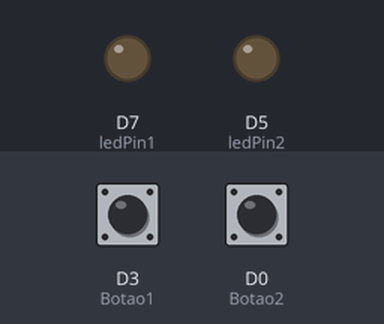
Recording of a sketch running on a simulated ESP8266 (NodeMCU). Shown: output pins drawn as LEDs (lit = HIGH). The test bench sets the inputs (shaded band); at power-on: D3 (Botao1) LOW, D0 (Botao2) HIGH.

Above: at 1.2 s.
1.3 s: D3 (Botao1) pulled HIGH for 0.15 s
At 1.37 s:
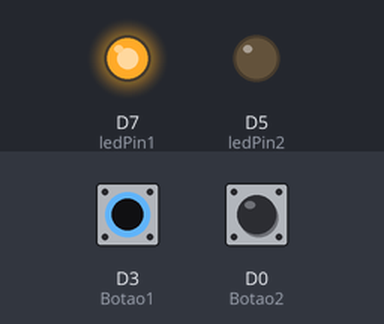
2.9 s: D0 (Botao2) pulled LOW for 0.15 s
At 2.97 s:
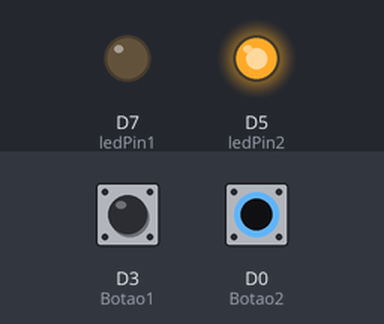
4.5 s: D0 (Botao2) pulled LOW for 3.2 s
At 8.1 s:
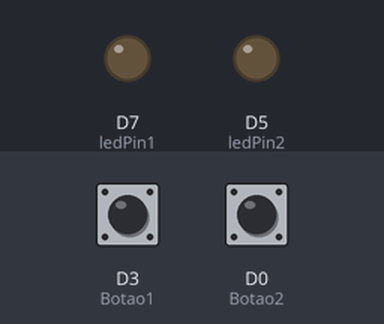
9.2 s: D3 (Botao1) pulled HIGH for 3.2 s
At 10.4 s:
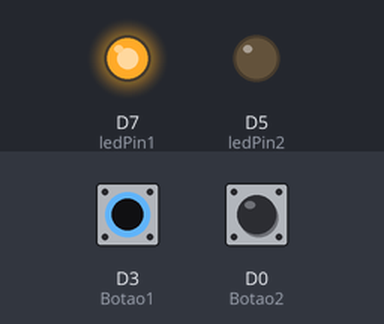
13.9 s: D3 (Botao1) driven HIGH and D0 (Botao2) driven LOW
At 15.2 s:
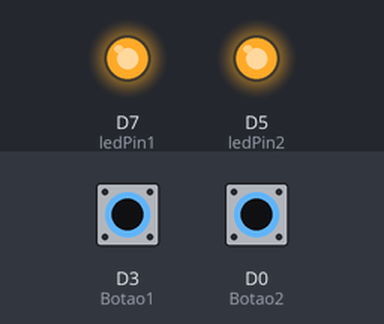
Timing chart, 0 to 16.4 s (numbered marks = the images above; inputs shaded):
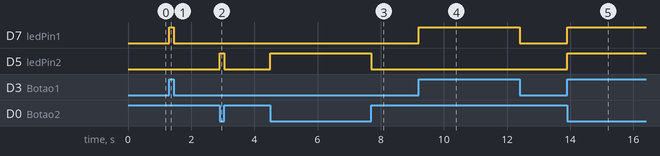

Measured:
- after the input at 1.3 s, D7 (ledPin1): LOW → HIGH at once, → LOW 0.15 s later
- after the input at 2.9 s, D5 (ledPin2): LOW → HIGH at once, → LOW 0.15 s later
- after the input at 4.5 s, D5 (ledPin2): LOW → HIGH at once, → LOW 3.2 s later
- after the input at 9.2 s, D7 (ledPin1): LOW → HIGH at once, → LOW 3.2 s later
- after the input at 13.9 s, D7 (ledPin1), D5 (ledPin2): LOW → HIGH at once

The sketch:

selecao_botoes.ino
```cpp
int ledPin1 = D7; //LED no pino 11
int ledPin2 = D5; //LED no pino 12

int Botao1 = D3; //Botão no pino 2
int Botao2 = D0; //Botão no pino 3

int EstadoBotao1 = 0; //Variável para ler o status do pushbutton
int EstadoBotao2 = 0;


void setup() {
  pinMode(ledPin1, OUTPUT); //Pino do LED será saída
  pinMode(Botao1, INPUT); //Pino com botão será entrada
  pinMode(ledPin2, OUTPUT);
  pinMode(Botao2, INPUT);
}

void loop() {
  EstadoBotao1 = digitalRead(Botao1); /*Novo estado do botão vai ser igual ao que
                                      Arduino ler no pino onde está o botão.
                                      Poderá ser ALTO (HIGH) se o botão estiver
                                      pressionado, ou BAIXO (LOW), se o botão
                                      estiver solto*/
  EstadoBotao2 = digitalRead(Botao2);


  if(EstadoBotao1 == HIGH) { //Se botão estiver pressionado (HIGH)
    digitalWrite(ledPin1, HIGH); //Acende o LED do pino 11
  }
  else {
    digitalWrite(ledPin1, LOW); //Deixa o LED do pino 11 apagado
  }

  if(EstadoBotao2 == LOW) { //Se botão estiver pressionado (HIGH)
    digitalWrite(ledPin2, HIGH); //Acende o LED do pino 12
  }
  else {
    digitalWrite(ledPin2, LOW); //Deixa o LED do pino 12 apagado
  }

}
```
